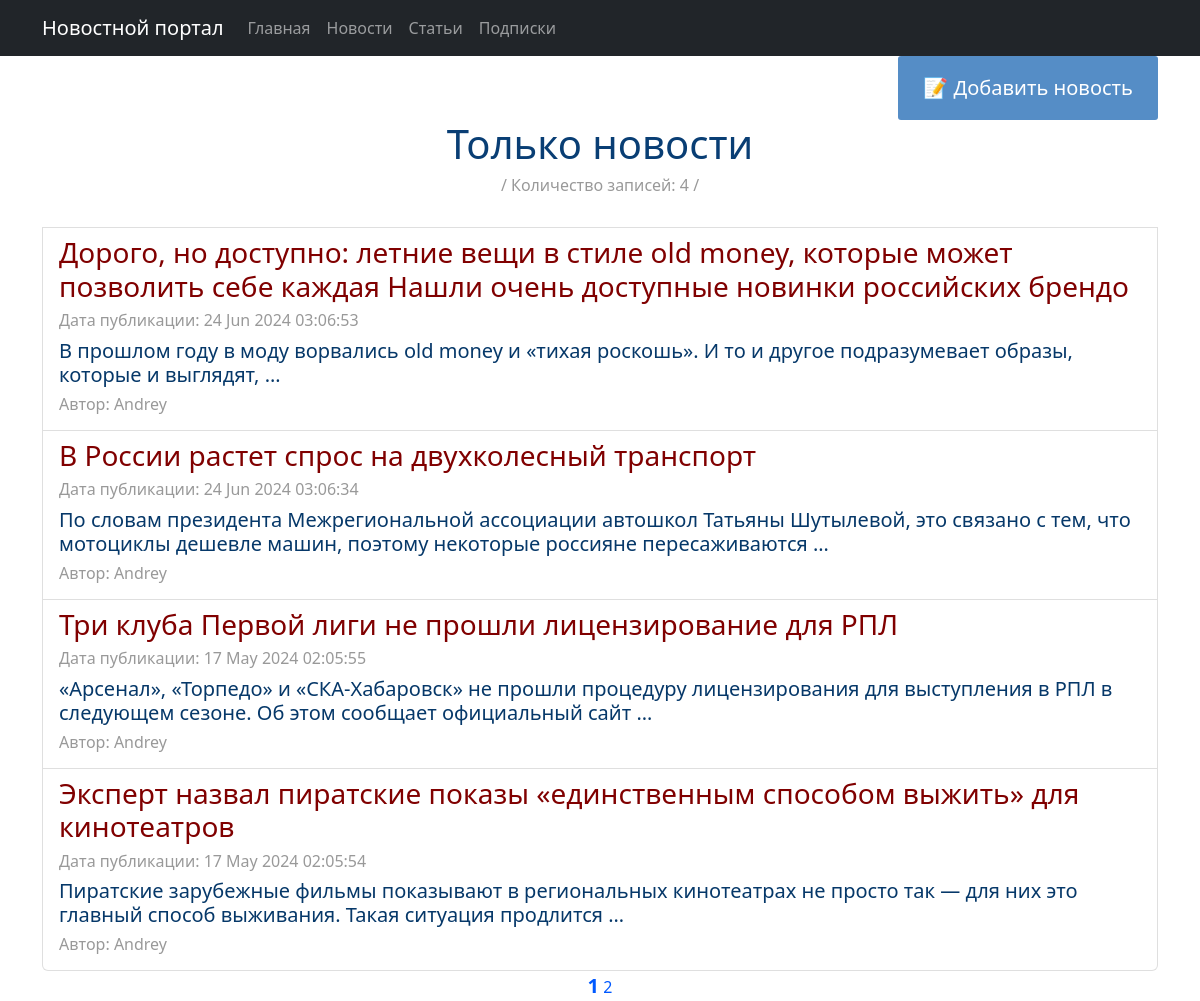
The app's page /news/ (signed in) with its own data.
### news/models.py (models this page shows, shortened)
class Post(models.Model):
    categor = [
        ('AR', 'Статья'),
        ('NE', 'Новость'),
    ]
    type = models.CharField(max_length=8, choices=categor, default='AR')
    user = models.ForeignKey(Author, on_delete=models.CASCADE, related_name='post')
    category = models.ManyToManyField(Category, through='PostCategory')
    date = models.DateTimeField(auto_now_add=True)
    title = models.CharField(max_length=256)
    text = models.TextField()
    rating = models.SmallIntegerField(default=0)

class Author(models.Model):
    user = models.OneToOneField(User, on_delete=models.CASCADE)
    rating = models.SmallIntegerField(default=0)

### news/views.py (the view)
# urls.py: path('news/', NewsList.as_view(), name='news_list'),
class NewsList(ListView):
    model = Post
    ordering = '-date'
    template_name = 'news.html'
    context_object_name = 'news'
    paginate_by = 4
    def get_queryset(self):
        return Post.objects.filter(type='NE').order_by('-date')

### news/templatetags/custom_filters.py (called while the page is built)
@register.filter()
def length(value):
    return len(value)

### news/templatetags/custom_tags.py (called while the page is built)
@register.simple_tag(takes_context=True)
def url_replace(context, **kwargs):
    d = context['request'].GET.copy()
    for k, v in kwargs.items():
        d[k] = v
    return d.urlencode()

### templates/news.html (shortened to what this page needs)
{% extends 'flatpages/default.html' %}
{% load custom_filters %}
{% load custom_tags %}
{% block content %}
{% if perms.news.add_new %}
<div class="flex-container">
    <a href="create/" class="btn">📝 Добавить новость</a>
</div>
{% endif %}
<h1>Только новости</h1>
<h6><span
        style="color: #999999;">/ Количество записей: {{news|length}} /</span></h6>
{% if news %}
<div class="list-group">
    <br>
    {% for new in news %}
    <a href="{{ new.id }}" class="list-group-item list-group-item-action">
        <h3 style="text-align: left;"><span
                style="color: #800000;">{{ new.title }}</span></h3>
        <h6 style="text-align: left;"><span
                style="color: #999999;">Дата публикации: {{ new.date |date:'d M Y h:m:s'}}</span></h6>
        <h5 style="text-align: left;">{{ new.text | truncatewords:20 }}</h5>
        <h6 style="text-align: left;"><span
                style="color: #999999;">Автор: {{ new.user.user }}</span></h6>
    </a>
    {% endfor %}
</div>
{% else %}
<h2>Новостей нет!</h2>
{% endif %}
<a style="font-size: 20px;"><b>{{ page_obj.number }}</b></a>
{% if page_obj.has_next %}
<a href="?{% url_replace page=page_obj.next_page_number %}">{{ page_obj.next_page_number }}</a>
{% endif %}
{% endblock content %}

### templates/flatpages/default.html (style rules this page uses)
.btn { display: inline-block; background: #558DC6; color: #fff; padding: 1rem 1.5rem; text-decoration: none; border-radius: 3px; font-size: 20px; }
.flex-container { display: flex; justify-content: flex-end; align-items: flex-start; grid-template-columns: repeat(n, 1fr); gap: 10px;  }

### records on screen
Post: title "Дорого, но доступно: летние вещи в стиле old money, которые может позволить себе каждая Нашли очень доступные новинки российских брендо", date "24 Jun 2024 03:06:53", text "В прошлом году в моду ворвались old money и «тихая роскошь». И то и другое подразумевает образы, которые и выглядят, …", user.user "Andrey"
Post: title "В России растет спрос на двухколесный транспорт", date "24 Jun 2024 03:06:34", text "По словам президента Межрегиональной ассоциации автошкол Татьяны Шутылевой, это связано с тем, что мотоциклы дешевле машин, поэтому некоторые россияне пересаживаются …", user.user "Andrey"
Post: title "Три клуба Первой лиги не прошли лицензирование для РПЛ", date "17 May 2024 02:05:55", text "«Арсенал», «Торпедо» и «СКА-Хабаровск» не прошли процедуру лицензирования для выступления в РПЛ в следующем сезоне. Об этом сообщает официальный сайт …", user.user "Andrey"
Post: title "Эксперт назвал пиратские показы «единственным способом выжить» для кинотеатров", date "17 May 2024 02:05:54", text "Пиратские зарубежные фильмы показывают в региональных кинотеатрах не просто так — для них это главный способ выживания. Такая ситуация продлится …", user.user "Andrey"

### other values on screen
{{ news|length }} "4"
{{ page_obj.number }} "1"
{{ page_obj.next_page_number }} "2"
